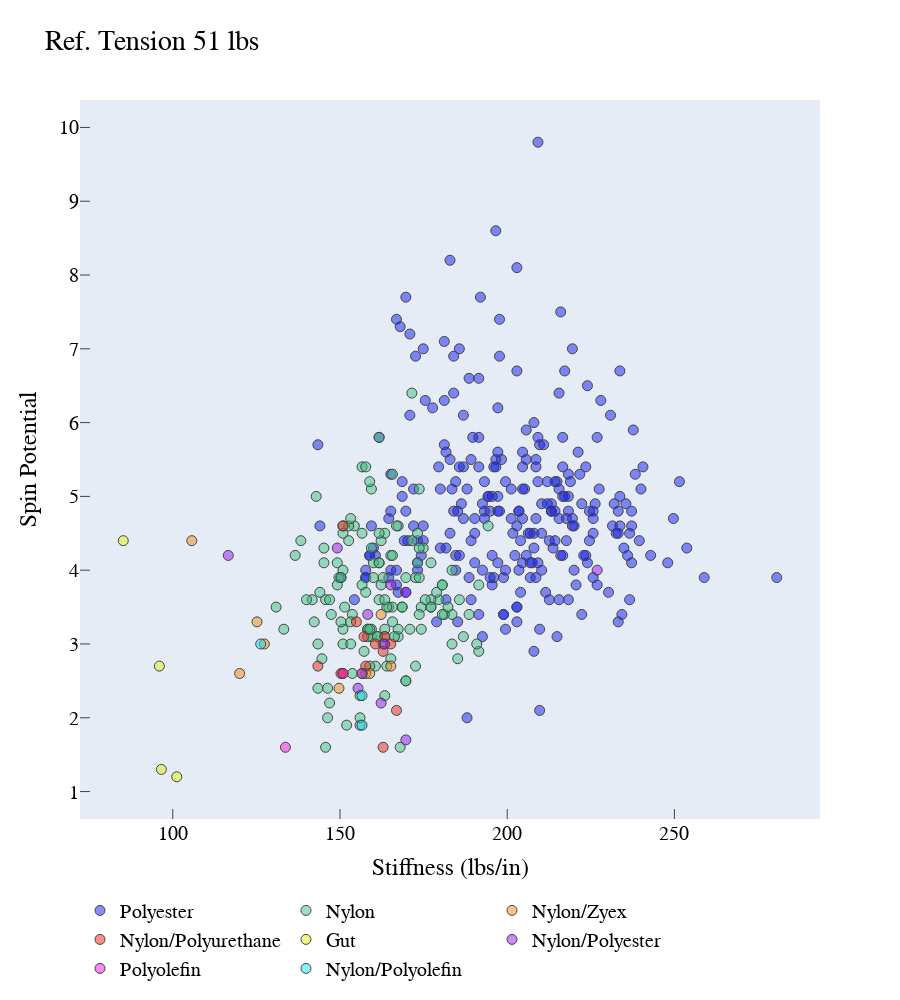

Here is the notebook cell this chart was saved with:
### Markdown cell above
## Mouse over scatter points for string info.

### Code cell
create_scatter_plot('stiffness_lbs_per_in', 'spin_potential', 51)

### Figure 1 — Plotly figure (JSON) as saved in the notebook; plotly's stock layout.template omitted (floating-point values rounded to 4 significant figures; data arrays with more than 128 entries replaced by an {"elided": "..."} marker saying what was removed)
{"data": [{"hovertext": {"elided": "261 str values"}, "marker": {"color": "rgba(17, 28, 242, 0.5)", "line": {"width": 1}, "size": 10}, "mode": "markers", "name": "Polyester", "type": "scatter", "x": {"elided": "261 float values"}, "y": {"elided": "261 float values"}}, {"hovertext": {"elided": "137 str values"}, "marker": {"color": "rgba(63, 191, 127, 0.5)", "line": {"width": 1}, "size": 10}, "mode": "markers", "name": "Nylon", "type": "scatter", "x": {"elided": "137 float values"}, "y": {"elided": "137 float values"}}, {"hovertext": ["Ashaway Dynamite 17", "Ashaway Dynamite Soft 17", "Ashaway Dynamite WB 16", "Ashaway MonoGut ZX 16", "Gamma Asterisk Tour 16", "Gamma Live Wire 16", "Gamma Live Wire XP 16", "Gamma Professional 16", "Gamma Professional Spin 16"], "marker": {"color": "rgba(242, 137, 17, 0.5)", "line": {"width": 1}, "size": 10}, "mode": "markers", "name": "Nylon/Zyex", "type": "scatter", "x": [127.4, 120, 125.2, 105.7, 162.3, 158.9, 156.6, 149.7, 165.2], "y": [3, 2.6, 3.3, 4.4, 3.4, 2.6, 2.6, 2.4, 2.7]}, {"hovertext": ["Babolat Attraction 16", "Dunlop S-Gut 17", "Gosen TecGut Remplir 16", "Tecnifibre E-Matrix 16", "Tecnifibre Multi-Feel 16", "Tecnifibre Multi-Feel 17 (1.25)", "Tecnifibre NRG2 18 (1.18)", "Tecnifibre TGV 16", "Tecnifibre TGV 17/1.25", "Tecnifibre X-One Biphase 16", "Tecnifibre X-One Biphase 17", "Tecnifibre XR3 16", "Tecnifibre XR3 17"], "marker": {"color": "rgba(242, 36, 17, 0.5)", "line": {"width": 1}, "size": 10}, "mode": "markers", "name": "Nylon/Polyurethane", "type": "scatter", "x": [157.7, 163.4, 150.9, 143.4, 154.9, 150.3, 150.9, 157.2, 165.2, 162.9, 166.9, 162.9, 160.6], "y": [2.7, 3.1, 4.6, 2.7, 3.3, 2.6, 2.6, 3.1, 3, 1.6, 2.1, 2.9, 3]}, {"hovertext": ["Babolat VS Natural ThermoGut 16 Touch", "Klip Legend 16 Uncoated", "Pacific Prime Natural Gut 16", "Wilson Natural Gut 16"], "marker": {"color": "rgba(223, 242, 17, 0.5)", "line": {"width": 1}, "size": 10}, "mode": "markers", "name": "Gut", "type": "scatter", "x": [96, 101.2, 85.2, 96.6], "y": [2.7, 1.2, 4.4, 1.3]}, {"hovertext": ["Dunlop Explosive Poly Max 16", "Head FXP 16", "Head FXP Tour 16", "IsoSpeed Energetic Plus 16", "Tecnifibre Duramix HD 16", "Tecnifibre Duramix HD 17", "Tecnifibre HDX Tour 16 (1.30)", "Tecnifibre Pro Mix 16", "Tecnifibre Pro Mix 17", "Wilson Enduro Pro 17 (1.25)", "Wilson NXT Control 16 (1.32)"], "marker": {"color": "rgba(148, 17, 242, 0.5)", "line": {"width": 1}, "size": 10}, "mode": "markers", "name": "Nylon/Polyester", "type": "scatter", "x": [158.3, 165.2, 116.6, 155.4, 162.3, 169.7, 149.2, 156.6, 169.7, 226.9, 163.4], "y": [3.4, 3.8, 4.2, 2.4, 2.2, 1.7, 4.3, 2.6, 3.7, 4, 3]}, {"hovertext": ["Head PerfectControl 16", "IsoSpeed Professional Classic 17"], "marker": {"color": "rgba(247, 17, 228, 0.5)", "line": {"width": 1}, "size": 10}, "mode": "markers", "name": "Polyolefin", "type": "scatter", "x": [150.9, 133.7], "y": [2.6, 1.6]}, {"hovertext": ["Head RIP PerfectPower 16", "IsoSpeed Axon Multi 16L", "IsoSpeed Energetic 17"], "marker": {"color": "rgba(17, 223, 242, 0.5)", "line": {"width": 1}, "size": 10}, "mode": "markers", "name": "Nylon/Polyolefin", "type": "scatter", "x": [156.6, 126.3, 156.6], "y": [2.3, 3, 1.9]}], "layout": {"font": {"color": "rgba(0, 0, 0, 1)", "family": "Courier New", "size": 20}, "height": 1000, "legend": {"orientation": "h"}, "title": {"text": "Ref. Tension 51 lbs"}, "width": 900, "xaxis": {"showgrid": false, "ticklen": 10, "ticks": "inside", "title": {"text": "Stiffness (lbs/in)"}}, "yaxis": {"showgrid": false, "ticklen": 10, "ticks": "inside", "title": {"text": "Spin Potential"}}}}
